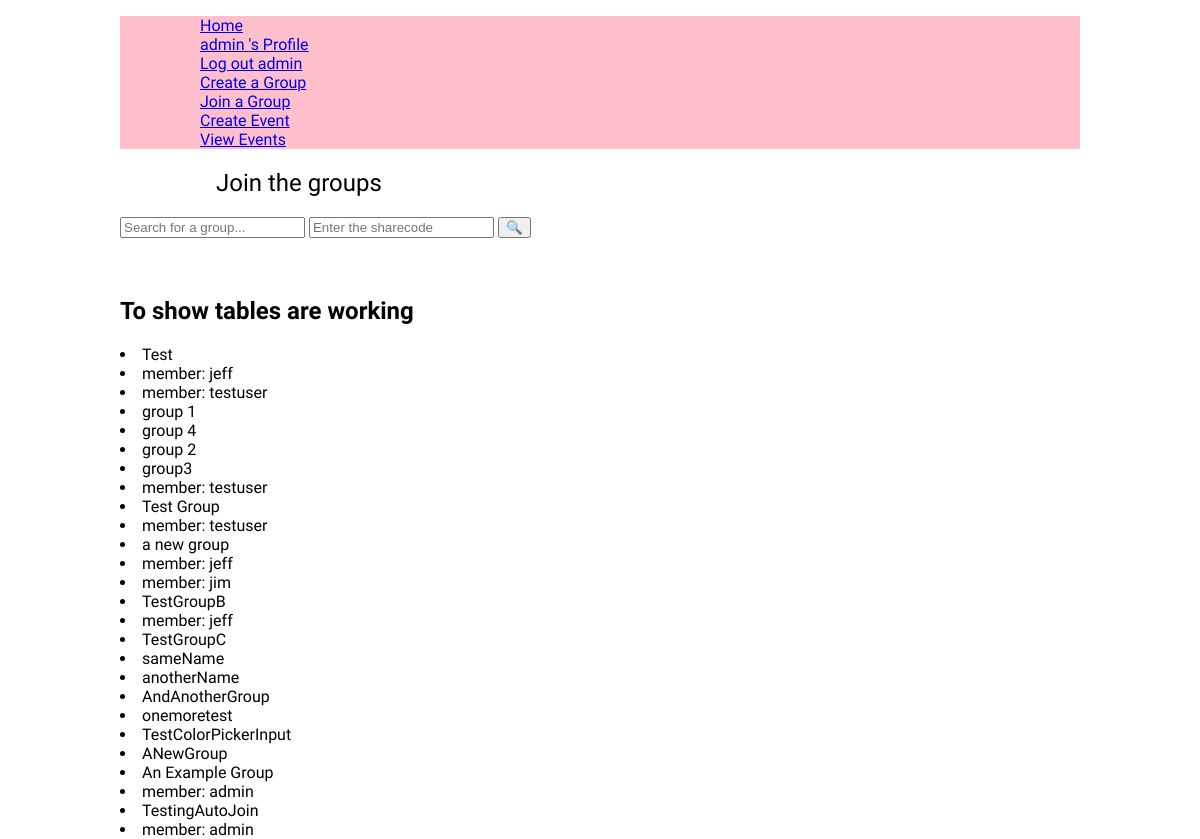
Page /group/join/ (signed in) on the committed database.
### user_profile/models.py (models this page shows, shortened)
class CustomUser(AbstractUser):
    location = models.CharField(max_length=100, blank=True)
    phone_number = models.CharField( max_length=50, blank=True)
    date_joined = models.DateTimeField( auto_now_add=True)

### group_profile/models.py (models this page shows, shortened)
class GroupProfile(models.Model):
    members = models.ManyToManyField(CustomUser, through="UserGroupLink")
    GroupName = models.CharField(blank=False, max_length=128, unique=True)
    GroupColour = models.CharField(blank=False, default='#FFFFFF', max_length=7) #hex colour value, should link to color picker hex on the html side
    DateCreated = models.DateTimeField(auto_now_add=True,)#add the date it was created automatically
    GroupShareCode = models.CharField(
        blank=False,
        max_length=12,
        default=GenerateRandomShareCode
        )

### group_profile/views.py (the view)
# urls.py: path('join/', views.list_group, name='join'),
@login_required
def list_group(request):
    response=""
    if request.method == "POST":
        group_query = request.POST.get("group_search","")
        sharecode_query = request.POST.get("sharecode_test", "")
        if not group_query or not sharecode_query:
            print(group_query)
            response = "Request to join failed - Enter the exact name and sharecode again"
        else:
            group = GroupProfile.objects.filter(GroupName__iexact=group_query, GroupShareCode=sharecode_query).first()
            group.members.add(request.user, through_defaults={'status': 2})
            response = "Correct credentials entered. You are being added to the group"
    else:
        group_query=""
        sharecode_query=""
    groups = GroupProfile.objects.filter(GroupName__contains=group_query , GroupShareCode__contains=sharecode_query)#remove after testing
    return render(request, 'group_profile/join.html', {'groups': groups, 'response': response})

### group_profile/templates/group_profile/join.html (shortened to what this page needs)
{% extends "base.html" %}
{% load static %}
{% block content %}
    <section>
        <h1>Join the groups</h1>
            <form  method="post">
                <input type="text" name="group_search" value ="{{group_search}}"placeholder="Search for a group...">
                <input type="text" name="sharecode_test" value ="{{sharecode_test}}"placeholder="Enter the sharecode">
                <button type="submit">🔍</button>
            </form>
            <br>
        <h2>To show tables are working</h2>
        {% for group in groups %}
        <li>{{group.GroupName}}</li>
            {% for user in group.members.all %}
            <li>member: {{user.username}}</li>
            {% endfor %}
        {% endfor %}
    </section>
{% endblock content %}

### armonario_proj/templates/layout.html (shortened to what this page needs)
{% load static %}
{% url 'home' as home_url %}
{% url "profile" as profile_url %}
<!DOCTYPE html>
<html lang="en">
<head>
    <link rel="stylesheet" href="{% static 'css/style.css' %}">
</head>
<body>
    <header>
        <div>
            <nav>
                <ul>
                    {% if request.path != '/' %}
                        <ul><a href="/">Home</a></ul>
                    {% endif %}
                    {% if user.is_authenticated %}
                        <ul><a href="{% url "user:profile" %}">{{user.username}} 's Profile</a></ul>
                        <ul><a href="{% url "user:logout" %}">Log out {{user.username}}</a></ul>
                        <ul><a href="{% url "group:create" %}">Create a Group</a></ul>
                        <ul><a href="{% url "group:join" %}">Join a Group</a></ul>
                        <ul><a href="{% url "event:create" %}">Create Event</a></ul>
                        <ul><a href="{% url "calendar:list" %}">View Events</a></ul>
                    {% else %}
                        <ul><a href="{% url "user:login" %}">Log in</a></ul>
                        <ul><a href="{% url "user:register" %}">Register</a></ul>
                    {% endif %}
                </ul>
            </nav>
        </div>
    </header>
    <main >
        {% block content %}{% endblock content %}
    </main>
</body>
</html>

### armonario_proj/static/css/style.css (style rules this page uses)
:root { --title-font: "Tagesschrift", system-ui; --secondary-font: "Yuji Syuku", serif; }
h1 { font-family: var(--title-font); font-weight: 400; padding-left: 10%; }
body { margin: auto; width: 80%; font-family: var(--secondary-font); min-height: 100dvh; }
header { background-color: pink; }

### rows in the picture
CustomUser: username "admin"
GroupProfile: GroupName "Test"
CustomUser: username "jeff"
CustomUser: username "testuser"
GroupProfile: GroupName "group 1"
GroupProfile: GroupName "group 4"
GroupProfile: GroupName "group 2"
GroupProfile: GroupName "group3"
GroupProfile: GroupName "Test Group"
GroupProfile: GroupName "a new group"
CustomUser: username "jim"
GroupProfile: GroupName "TestGroupB"
GroupProfile: GroupName "TestGroupC"
GroupProfile: GroupName "sameName"
GroupProfile: GroupName "anotherName"
GroupProfile: GroupName "AndAnotherGroup"
GroupProfile: GroupName "onemoretest"
GroupProfile: GroupName "TestColorPickerInput"
GroupProfile: GroupName "ANewGroup"
GroupProfile: GroupName "An Example Group"
GroupProfile: GroupName "TestingAutoJoin"
